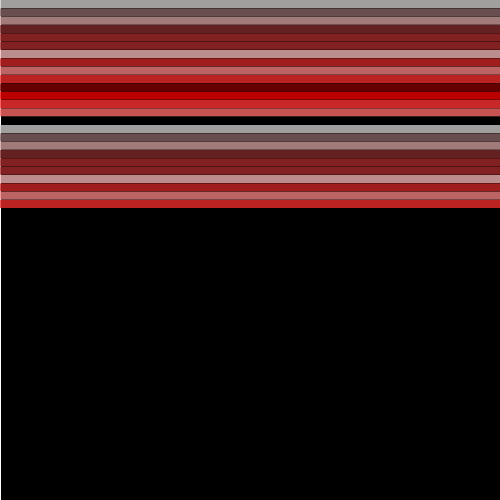
Frame 1 (no input)
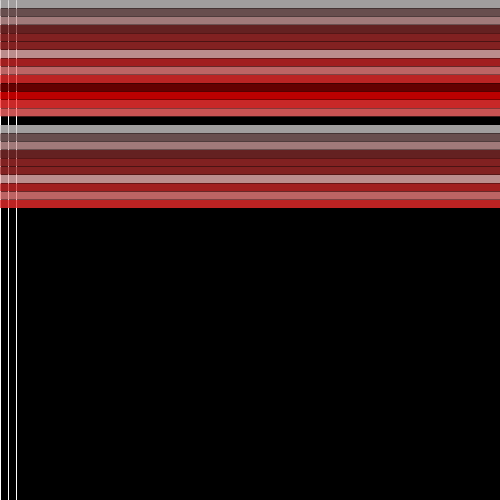
Frame 60 (the mouse pressed at the canvas centre just before this capture)
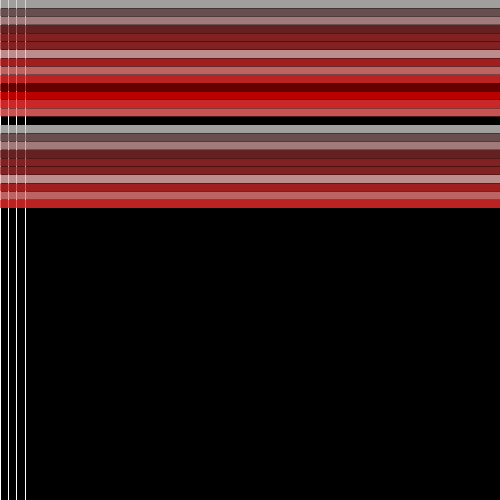
Frame 120 (the mouse held since frame 60 and released just before this capture)

The Processing sketch that drew these frames (run headless with seeded random() and noise(); from frame 60 on, the mouse is pressed at the canvas centre):

// Processing sketch: processing_42019
// ── processing_42019.pde

void setup()
{
  size(500, 500);
}
 
void draw()
{ 
  background(0);
 
  int s = second()-1;
  int m = minute()-1;
  int h = hour()-50;
 
   
  for(int i = 0; i<=s; i++)
  {
    strokeWeight(1);
    stroke(255);
    float xSec = (width/60.0)*i;
    line(xSec, 0, xSec, 500);
  }
   
  // Stripes for minutes
 
  for(int i = 0; i<=m; i+=15)
  {
    fill(#CDC9C9,200);
    noStroke();
    float xMin = (width/60.0)*i;
    rect(0, xMin, width, height/60);
  }
    for(int i = 1; i<=m; i+=15)
  {
    fill(#856363,200);
    noStroke();
    float xMin = (width/60.0)*i;
    rect(0, xMin, width, height/60);
  }
   
    for(int i = 2; i<=m; i+=15)
  {
    fill(#CD9B9B,200);
    noStroke();
    float xMin = (width/60.0)*i;
    rect(0, xMin, width, height/60);
  }
   
    for(int i = 3; i<=m; i+=15)
  {
    fill(#802A2A,200);
    noStroke();
    float xMin = (width/60.0)*i;
    rect(0, xMin, width, height/60);
  }
   
    for(int i = 4; i<=m; i+=15)
  {
    fill(#A52A2A,200);
    noStroke();
    float xMin = (width/60.0)*i;
    rect(0, xMin, width, height/60);
  }
   
    for(int i = 5; i<=m; i+=15)
  {
    fill(#A62A2A,200);
    noStroke();
    float xMin = (width/60.0)*i;
    rect(0, xMin, width, height/60);
  }
   
    for(int i = 6; i<=m; i+=15)
  {
    fill(#EEB4B4,200);
    noStroke();
    float xMin = (width/60.0)*i;
    rect(0, xMin, width, height/60);
  }
       
    for(int i = 7; i<=m; i+=15)
  {
    fill(#CD2627,200);
    noStroke();
    float xMin = (width/60.0)*i;
    rect(0, xMin, width, height/60);
  }
      for(int i = 8; i<=m; i+=15)
  {
    fill(#F08080, 200);
    noStroke();
    float xMin = (width/60.0)*i;
    rect(0, xMin, width, height/60);
  }
   
  for(int i = 9; i<=m; i+=15)
    {
    fill(#EE2C2C,200);
    noStroke();
    float xMin = (width/60.0)*i;
    rect(0, xMin, width, height/60);
  }
  
    for(int i = 10; i<=m; i+=15)
    {
    fill(#800000,200);
    noStroke();
    float xMin = (width/60.0)*i;
    rect(0, xMin, width, height/60);
  }
  
    for(int i = 11; i<=m; i+=15)
    {
    fill(#EE0000,200);
    noStroke();
    float xMin = (width/60.0)*i;
    rect(0, xMin, width, height/60);
  }
  
    for(int i = 12; i<=m; i+=15)
    {
    fill(#FF3333,200);
    noStroke();
    float xMin = (width/60.0)*i;
    rect(0, xMin, width, height/60);
  }
  
    for(int i = 13; i<=m; i+=15)
    {
    fill(#FF6A6A,200);
    noStroke();
    float xMin = (width/60.0)*i;
    rect(0, xMin, width, height/60);
  }
   
  //hourly stripes
     
    for(int i = 0; i<=h; i+=2)
  {
    fill(255, 255, 255, 100);
    noStroke();
    float yHour = (width/24.0)*i;
    rect(yHour, 0, width/24.0, height);
 
  }
 
}

                
                
